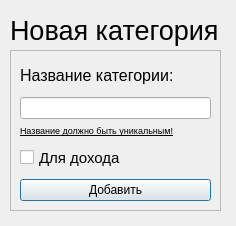
<?xml version="1.0" encoding="UTF-8"?>
<ui version="4.0">
 <class>Dialog</class>
 <widget class="QDialog" name="Dialog">
  <property name="geometry">
   <rect>
    <x>0</x>
    <y>0</y>
    <width>236</width>
    <height>226</height>
   </rect>
  </property>
  <property name="windowTitle">
   <string>Новая категория</string>
  </property>
  <property name="windowIcon">
   <iconset resource="main_window_res.qrc">
    <normaloff>:/newPrefix/res/open_in_new_FILL0_wght400_GRAD0_opsz48.svg</normaloff>:/newPrefix/res/open_in_new_FILL0_wght400_GRAD0_opsz48.svg</iconset>
  </property>
  <widget class="QLabel" name="label">
   <property name="geometry">
    <rect>
     <x>10</x>
     <y>10</y>
     <width>211</width>
     <height>41</height>
    </rect>
   </property>
   <property name="font">
    <font>
     <pointsize>20</pointsize>
    </font>
   </property>
   <property name="text">
    <string>Новая категория</string>
   </property>
  </widget>
  <widget class="QFrame" name="frame">
   <property name="geometry">
    <rect>
     <x>10</x>
     <y>50</y>
     <width>211</width>
     <height>161</height>
    </rect>
   </property>
   <property name="frameShape">
    <enum>QFrame::StyledPanel</enum>
   </property>
   <property name="frameShadow">
    <enum>QFrame::Raised</enum>
   </property>
   <layout class="QVBoxLayout" name="verticalLayout">
    <item>
     <widget class="QLabel" name="label_2">
      <property name="sizePolicy">
       <sizepolicy hsizetype="Preferred" vsizetype="MinimumExpanding">
        <horstretch>0</horstretch>
        <verstretch>0</verstretch>
       </sizepolicy>
      </property>
      <property name="font">
       <font>
        <pointsize>12</pointsize>
       </font>
      </property>
      <property name="text">
       <string>Название категории:</string>
      </property>
     </widget>
    </item>
    <item>
     <widget class="QLineEdit" name="lineEdit">
      <property name="font">
       <font>
        <strikeout>false</strikeout>
       </font>
      </property>
     </widget>
    </item>
    <item>
     <widget class="QLabel" name="label_5">
      <property name="sizePolicy">
       <sizepolicy hsizetype="Preferred" vsizetype="Minimum">
        <horstretch>0</horstretch>
        <verstretch>0</verstretch>
       </sizepolicy>
      </property>
      <property name="font">
       <font>
        <pointsize>7</pointsize>
        <weight>50</weight>
        <italic>false</italic>
        <bold>false</bold>
        <underline>true</underline>
        <strikeout>false</strikeout>
        <stylestrategy>PreferDefault</stylestrategy>
       </font>
      </property>
      <property name="text">
       <string>Название должно быть уникальным!</string>
      </property>
     </widget>
    </item>
    <item>
     <widget class="QCheckBox" name="checkBox">
      <property name="sizePolicy">
       <sizepolicy hsizetype="Minimum" vsizetype="Expanding">
        <horstretch>0</horstretch>
        <verstretch>0</verstretch>
       </sizepolicy>
      </property>
      <property name="font">
       <font>
        <pointsize>11</pointsize>
       </font>
      </property>
      <property name="text">
       <string>Для дохода</string>
      </property>
     </widget>
    </item>
    <item>
     <widget class="QPushButton" name="pushButton">
      <property name="text">
       <string>Добавить</string>
      </property>
      <property name="icon">
       <iconset resource="main_window_res.qrc">
        <normaloff>:/newPrefix/res/add_box_FILL0_wght400_GRAD0_opsz48.svg</normaloff>:/newPrefix/res/add_box_FILL0_wght400_GRAD0_opsz48.svg</iconset>
      </property>
     </widget>
    </item>
   </layout>
  </widget>
 </widget>
 <resources>
  <include location="main_window_res.qrc"/>
 </resources>
 <connections/>
</ui>
